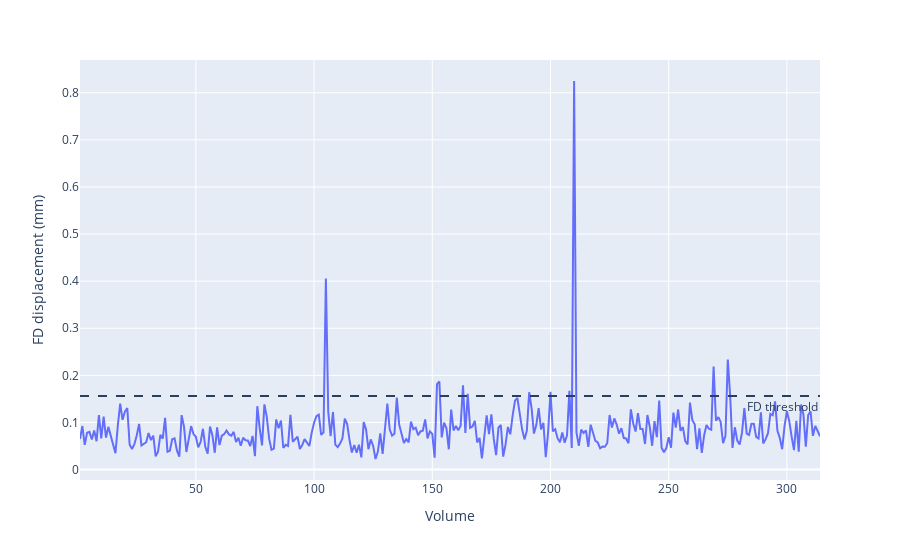

Notebook source saved alongside this figure:
### Code cell
import plotly.express as px

fig = px.line(x=list(range(1, fd.size+1)), y=fd, labels={'x': 'Volume', 'y': 'FD displacement (mm)'})
fig.add_hline(y=threshold, line_dash="dash", annotation_text="FD threshold", annotation_position="bottom right")
fig.show()

### Figure 1 — Plotly figure (JSON) as saved in the notebook; plotly's stock layout.template omitted (floating-point values rounded to 4 significant figures; data arrays with more than 128 entries replaced by an {"elided": "..."} marker saying what was removed)
{"data": [{"hovertemplate": "Volume=%{x}<br>FD displacement (mm)=%{y}<extra></extra>", "legendgroup": "", "line": {"color": "#636efa", "dash": "solid"}, "marker": {"symbol": "circle"}, "mode": "lines", "name": "", "orientation": "v", "showlegend": false, "type": "scatter", "x": {"elided": "314 int values"}, "xaxis": "x", "y": {"elided": "314 float values"}, "yaxis": "y"}], "layout": {"annotations": [{"showarrow": false, "text": "FD threshold", "x": 1, "xanchor": "right", "xref": "x domain", "y": 0.156, "yanchor": "top", "yref": "y"}], "legend": {"tracegroupgap": 0}, "margin": {"t": 60}, "shapes": [{"line": {"dash": "dash"}, "type": "line", "x0": 0, "x1": 1, "xref": "x domain", "y0": 0.156, "y1": 0.156, "yref": "y"}], "xaxis": {"anchor": "y", "domain": [0, 1], "title": {"text": "Volume"}}, "yaxis": {"anchor": "x", "domain": [0, 1], "title": {"text": "FD displacement (mm)"}}}}
